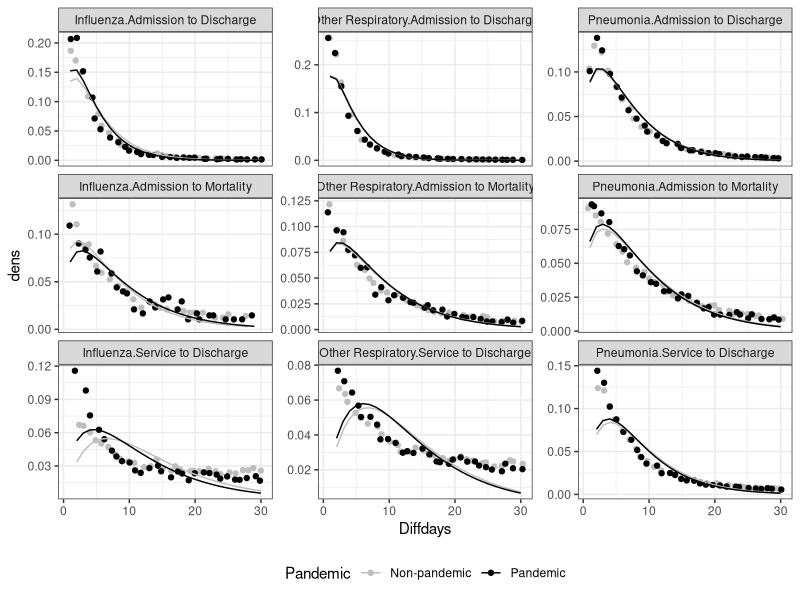
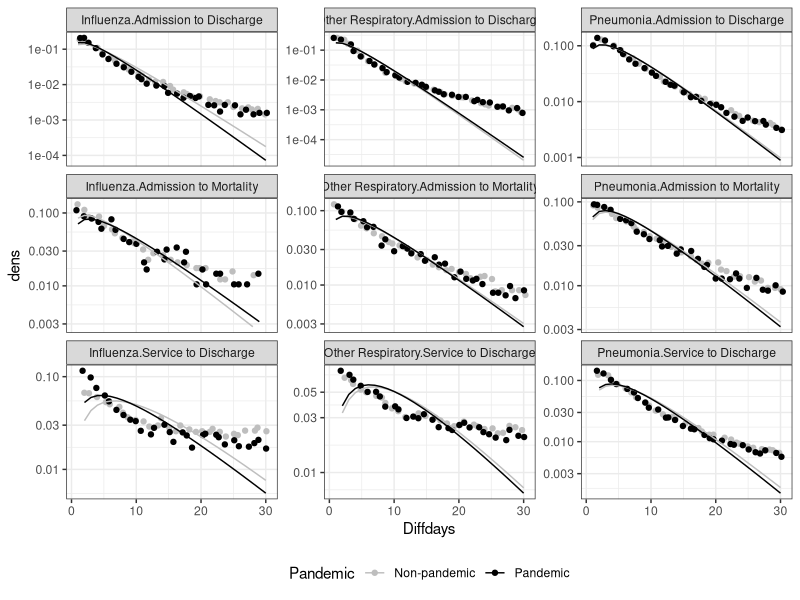

Write R code to recreate these figures, in order.
library(tidyverse)
library(ggplot2)
library(glmmTMB)

### purrring 

delay_counts <- read.csv("FullDelayCounts.csv")
cutoff <- 30

gammafit <- (delay_counts
       %>% dplyr:::select(-X)
       %>% filter(Type %in% c("Admission to Discharge", "Service to Discharge", "Admission to Mortality"))
       %>% filter(Diffdays <= cutoff)
       %>% mutate(Counts = floor(as.integer(Counts)))
       %>% filter(!is.na(Counts))
       %>% group_by(Pandemic, Diagnosis, Type)
       %>% nest()
       %>% mutate(repdat = map(data,~rep(.[["Diffdays"]],times=.[["Counts"]]))
        , tmbfit = map(repdat,~glmmTMB(.x ~ 1, family = Gamma(link="log")))
        , gpars = map(tmbfit,~exp(.x[["fit"]][["par"]]))
        , gshape = map_dbl(gpars,~.x[[2]])
        , gscale = map_dbl(gpars,~.x[[1]]/.x[[2]])
       )
)

gammapred <- (gammafit
   %>% unnest(data)
   %>% group_by(Type, Diagnosis, Pandemic)
   %>% mutate(pred = dgamma(Diffdays, shape=gshape, scale=gscale)
              , dens = Counts/sum(Counts)
              )
)

gg <- (ggplot(gammapred,aes(Diffdays, color=Pandemic))
   + facet_wrap(~interaction(Diagnosis,Type), scale="free_y")
   + geom_jitter(aes(y=dens))
   + geom_line(aes(y=pred))
   + scale_color_manual(values = c("grey","black"))
   + theme_bw()
   + theme(legend.position = "bottom")
)

print(gg)

print(gg + scale_y_log10())
